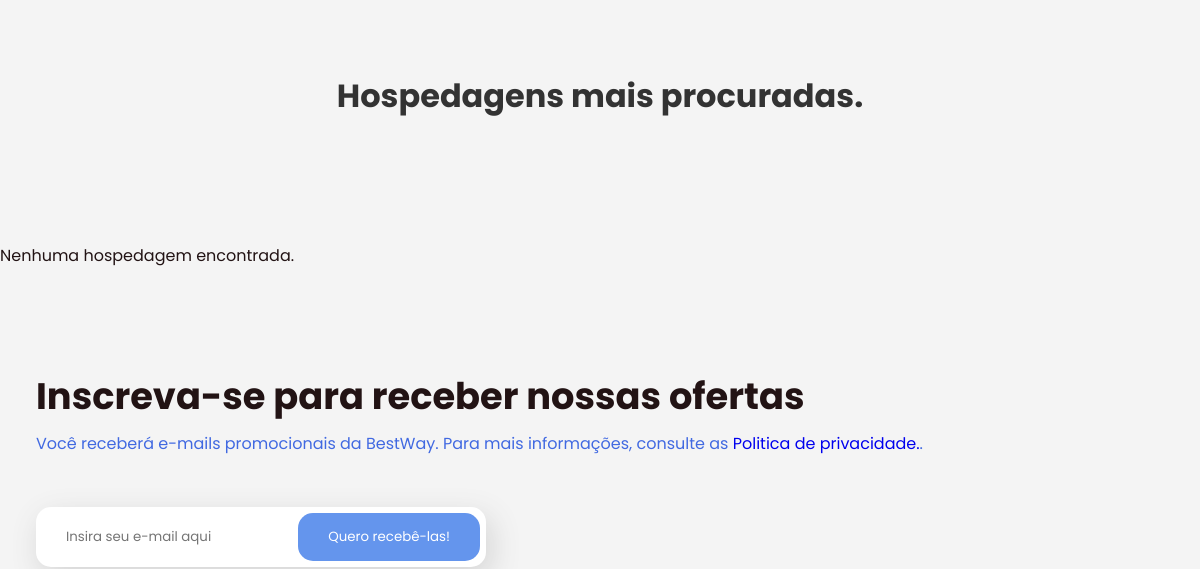
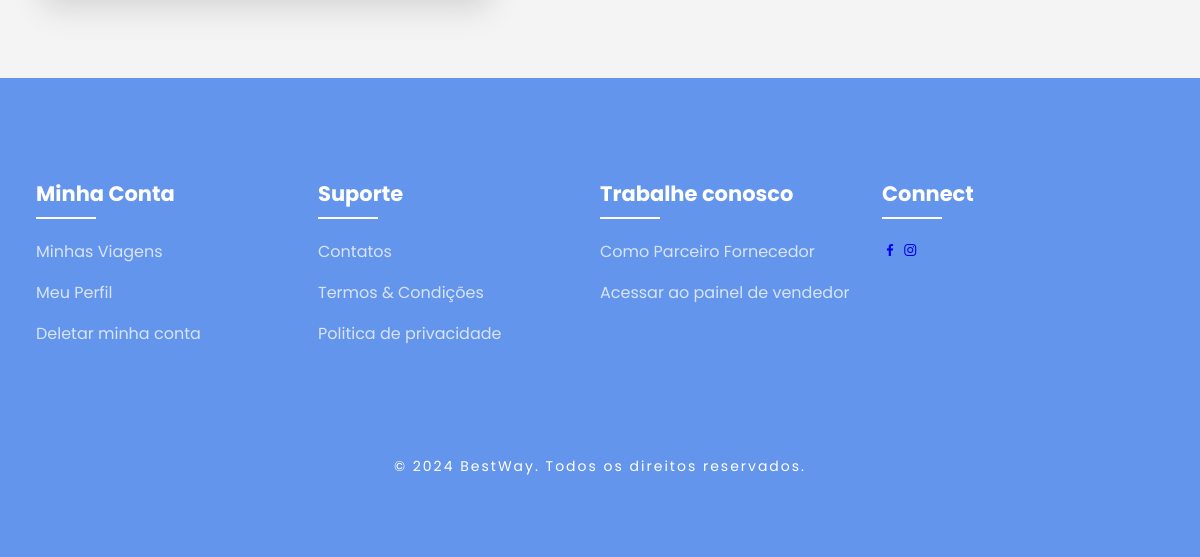
Page /public/hotels/listar_hospedagem.php?tipo_hospedagem=apartamento (lower part) on the earlier database version (2 pictures, top to bottom).
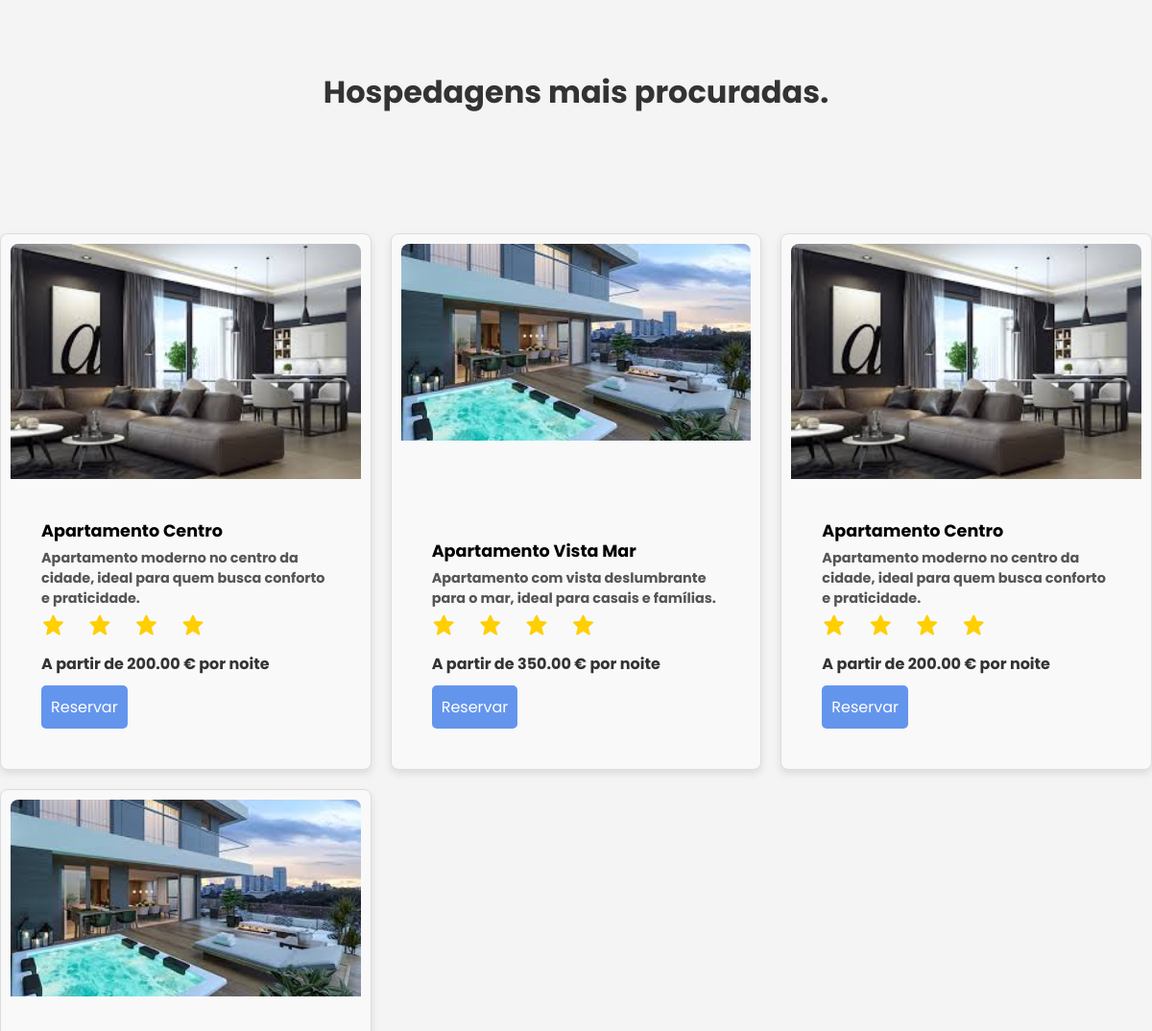
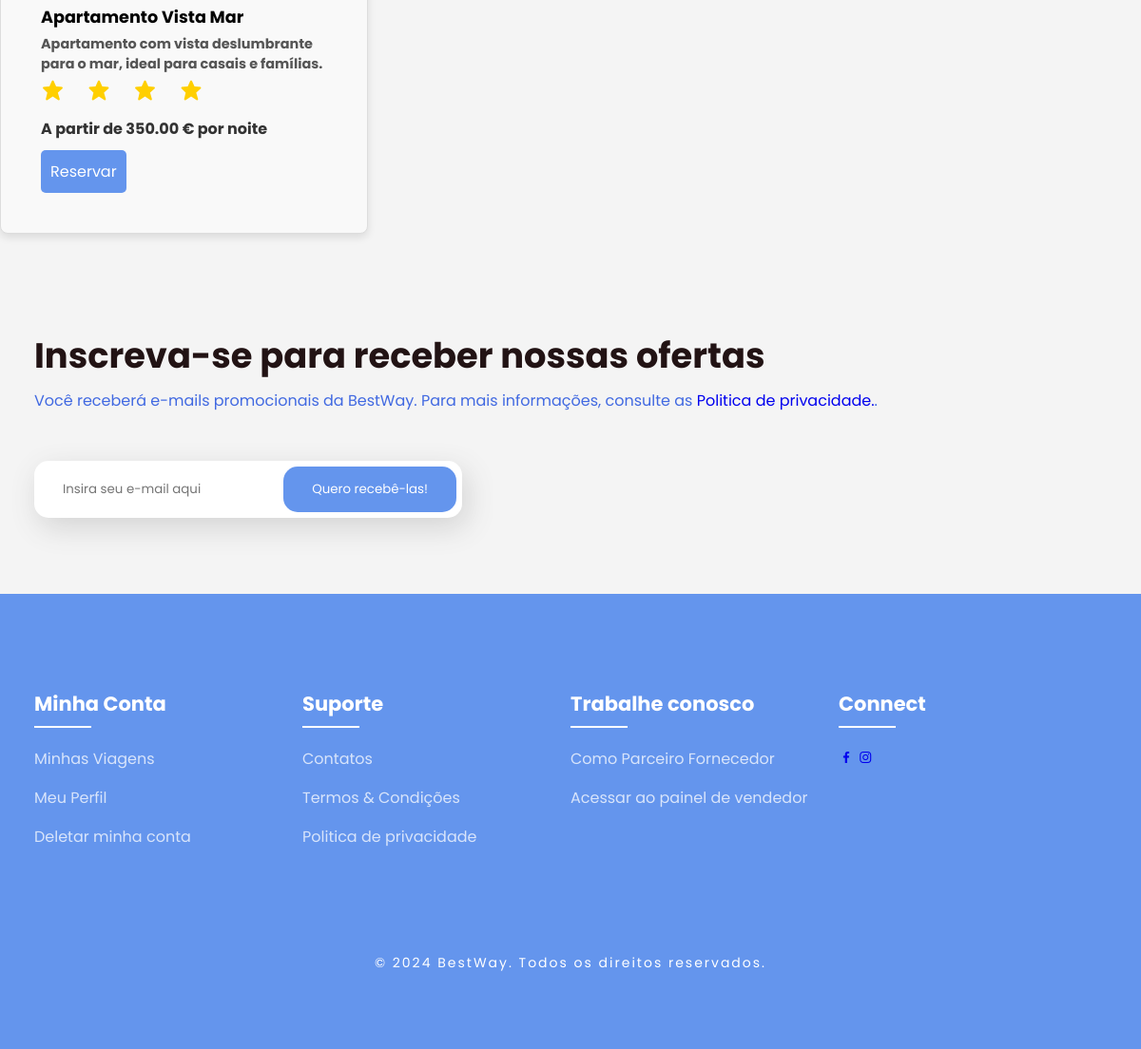
Same page on the later database version (2 pictures, top to bottom).
### tables this page shows
CREATE TABLE `t_hospedagem` (
  `id` int(11) NOT NULL,
  `id_user` int(11) DEFAULT NULL,
  `nome` varchar(255) NOT NULL,
  `descricao` text DEFAULT NULL,
  `n_quartos` int(11) DEFAULT NULL,
  `preco_diaria` decimal(10,2) NOT NULL,
  `localizacao` varchar(255) DEFAULT NULL,
  `classificacao` int(11) DEFAULT NULL,
  `horario_checkin` time DEFAULT NULL,
  `horario_checkout` time DEFAULT NULL,
  `tipo_hospedagem` enum('hotel','apartamento','hostel','castelo','cabana','resort') DEFAULT NULL,
  `data_criacao` timestamp NOT NULL DEFAULT current_timestamp(),
  `data_atualizacao` timestamp NOT NULL DEFAULT current_timestamp() ON UPDATE current_timestamp(),
  `foto1` varchar(255) DEFAULT NULL,
  `foto2` varchar(255) DEFAULT NULL,
  `foto3` varchar(255) DEFAULT NULL,
  `data_inicio` date DEFAULT NULL,
  `data_fim` date DEFAULT NULL
);

### public/hotels/listar_hospedagem.php (the view, shortened to what this page needs)
<?php
include '../../config/liga_bd.php';
?>
<!DOCTYPE html>
<html lang="pt-BR">
<head>
    <link rel="stylesheet" type="text/css" href="../../assets/css/style.css">
    <link rel="stylesheet" href="https://unpkg.com/boxicons@latest/css/boxicons.min.css">
</head>
<body>
    <section class="container">
        <div class="text">
            <center>
                <h2>Hospedagens mais procuradas.</h2>
            </center>
        </div>
    </section>
    <div class="hospedagens-grid">
        <?php
        if (isset($_GET['tipo_hospedagem'])) {
            $tipo_hospedagem = mysqli_real_escape_string($ligacao, $_GET['tipo_hospedagem']);
            $sql = "SELECT * FROM t_hospedagem WHERE tipo_hospedagem = '$tipo_hospedagem'";
        } else {
            $sql = "SELECT * FROM t_hospedagem";
        }
        $resultado = mysqli_query($ligacao, $sql) or die(mysqli_error($ligacao));
        if (mysqli_num_rows($resultado) > 0) {
            while ($linha = mysqli_fetch_array($resultado)) {
                $sql_user = "SELECT nick, email FROM t_user WHERE id = " . $linha['id_user'];
                $res_user = mysqli_query($ligacao, $sql_user) or die(mysqli_error($ligacao));
                $linha_user = mysqli_fetch_assoc($res_user);
                if ($linha_user) {
                    echo '<div class="box">';
                    echo '    <div class="thum">';
                    echo "        <img src='../../public/hotels/imagens/" . htmlspecialchars($linha['foto1']) . "' alt='Foto da hospedagem'>";
                    echo '    </div>';
                    echo '    <div class="dest-content">';
                    echo '        <div class="location">';
                    echo "            <h3>" . htmlspecialchars($linha['nome']) . "</h3>";
                    echo "            <h5>" . htmlspecialchars($linha['descricao']) . "</h5>";
                    echo '        </div>';
                    echo '        <div class="stars">';
                    echo '            <a href="#"><i class="bx bxs-star"></i></a>';
                    echo '            <a href="#"><i class="bx bxs-star"></i></a>';
                    echo '            <a href="#"><i class="bx bxs-star"></i></a>';
                    echo '            <a href="#"><i class="bx bxs-star"></i></a>';
                    echo "            <h4>A partir de " . htmlspecialchars($linha['preco_diaria']) . " € por noite</h4>";
                    echo '        </div>';
                    echo '        <div class="btn-container">';
                    echo '            <form action="detalhes_hospedagem.php" method="post">';
                    echo '                <input type="submit" value="Reservar" class="btn-ver-comentarios">';
                    echo '            </form>';
                    echo '        </div>';
                    echo '    </div>';
                    echo '</div>';
                } else {
                    echo "<div class='box'><p>Erro ao buscar dados do utilizador com ID: " . htmlspecialchars($linha['id_user']) . "</p></div>";
                }
            }
        } else {
            echo "<p>Nenhuma hospedagem encontrada.</p>";
        }
        ?>
    </div>
    <section class="newsletter">
        <div class="news-text">
            <h2>Inscreva-se para receber nossas ofertas</h2>
            <p>
                Você receberá e-mails promocionais da BestWay. Para mais informações, consulte as <a href="#">Politica
                    de privacidade.</a>.</p>
        </div>
        <div class="send">
            <form>
                <input type="email" placeholder="Insira seu e-mail aqui" required>
                <input type="submit" value="Quero recebê-las!">
            </form>
        </div>
    </section>
    <section id="contact">
        <div class="footer">
            <div class="main">
                <div class="list">
                    <h4> Minha Conta</h4>
                    <ul>
                        <li><a href="#">Minhas Viagens</a></li>
                        <li><a href="public/perfil.php">Meu Perfil</a></li>
                        <li><a href="#">Deletar minha conta</a></li>
                    </ul>
                </div>
                <div class="list">
                    <h4>Suporte</h4>
                    <ul>
                        <li><a href="#">Contatos</a></li>
                        <li><a href="#">Termos & Condições</a></li>
                        <li><a href="#">Politica de privacidade</a></li>
                    </ul>
                </div>
                <div class="list">
                    <h4>Trabalhe conosco</h4>
                    <ul>
                        <li><a href="public/vendedor/registro_vendedor.php">Como Parceiro Fornecedor</a></li>
                        <li><a href="public/vendedor/admin.php">Acessar ao painel de vendedor</a></li>
                    </ul>
                </div>
                <div class="list">
                    <h4>Connect</h4>
                    <div class="social">
                        <a href="#"><i class='bx bxl-facebook'></i></a>
                        <a href="#"><i class='bx bxl-instagram'></i></a>
                    </div>
                </div>
            </div>
        </div>
        <div class="end-text">
            <p>© 2024 BestWay. Todos os direitos reservados.</p>
        </div>
    </section>
</body>
</html>

### assets/css/style.css (style rules this page uses)
* { padding: 0; margin: 0; box-sizing: border-box; font-family: "Poppins", sans-serif; text-decoration: none; list-style: none; scroll-behavior: smooth; }
:root { --bg-color: #fff; --text-color: #221314; --second-color: #4169e1; --main-color: #6495ed; --big-font: 6rem; --h2-font: 3rem; --p-font: 1.1rem; }
body { background: var(--bg-color); color: var(--text-color); }
section { padding: 80px 18%; }
.text h2 { font-size: var(--h2-font); line-height: 1.1; }
.box { background-color: rgb(255, 255, 255); border: 1px solid #ffffff; border-radius: 8px; box-shadow: 0 4px 8px rgba(0, 0, 0, 0.1); transition: transform 0.2s ease-in-out; }
.thum img { width: 100%; border-top-left-radius: 8px; border-top-right-radius: 8px; height: 200px; object-fit: cover; }
.dest-content { padding: 2rem; }
.dest-content h3 { font-size: 1.1rem; color: rgb(0, 0, 0); margin-bottom: 1.0rem; margin-left: 0.2rem; margin-right: 0.2rem; }
.dest-content h5 { font-size: 0.9rem; margin-bottom: 1rem; color: #333; }
.stars i { color: #ffd700; margin-right: 1.2rem; font-size: 5px; }
.stars h4 { font-size: 1rem; color: #000000; }
body { font-family: Arial, sans-serif; margin: 0; padding: 0; background-color: #f4f4f4; }
.text h2 { text-align: center; margin-bottom: 30px; font-size: 2rem; color: #333; }
.thum { position: relative; transition: all 0.3s cubic-bezier(0.445, 0.05, 0.55, 0.95); will-change: filter; cursor: pointer; color: black; }
.thum img { width: 100%; height: auto; }
.dest-content { display: flex; flex-wrap: wrap; align-items: center; justify-content: space-between; padding-top: 24px; color: black; }
.stars i { color: #ffd700; font-size: 25px; }
.newsletter { display: flex; flex-wrap: wrap; align-items: center; justify-content: space-between; grid-gap: 3rem; }
.news-text h2 { font-size: var(--h2-font); margin-bottom: 5px; }
.news-text p { font-size: var(--p-font); color: var(--second-color); line-height: 30px; }
.newsletter form { max-width: 100%; width: 450px; position: relative; }
.newsletter form input:first-child { display: inline-block; width: 100%; padding: 20px 150px 20px 30px; box-shadow: 5px 10px 30px rgb(85 85 85 / 20%); outline: none; border: none; border-radius: 15px; }
.newsletter form input:last-child { display: inline-block; position: absolute; outline: none; border: none; padding: 14px 30px; border-radius: 15px; background: 15px; background: var(--main-color); color: var(--bg-color); top: 6px; right: 6px; cursor: pointer; }
#contact { background: var(--main-color); }
.main { display: flex; flex-wrap: wrap; }
.footer { padding: 20px 0; }
.list { width: 25%; }
.list h4 { font-size: 21px; color: var(--bg-color); margin-bottom: 30px; position: relative; }
.list h4::before { content: ""; position: absolute; height: 2px; width: 60px; left: 0; bottom: -10px; background: var(--bg-color); }
.list ul li:not(:last-child) { margin-bottom: 16px; }
.list ul li a { color: #ffffffbf; font-size: var(--p-font); display: block; transition: 0.3s; }
.end-text { text-align: center; padding-top: 90px; }
.end-text p { color: var(--bg-color); font-size: 14px; letter-spacing: 2px; }
@media (max-width: 1400px) { section { padding: 80px 3%; transition: 0.2s; } }
@media (max-width: 1400px) { :root { --big-font: 4.5rem; --h2-font: 2.3rem; --p-font: 1rem; transition: 0.2s; } }

### public/hotels/listar_hospedagem.php (style rules this page uses)
body { font-family: Arial, sans-serif; }
.hospedagens-grid { display: grid; grid-template-columns: repeat(3, 1fr); gap: 20px; margin: 20px 0; }
.box { border: 1px solid #ddd; padding: 10px; background-color: #f9f9f9; display: flex; flex-direction: column; justify-content: space-between; }
.thum img { width: 100%; height: auto; object-fit: cover; }
.dest-content { margin-top: 10px; }
.location h3 { color: black; margin: 0; }
.location h5 { margin: 5px 0; color: #555; }
.stars h4 { color: #333; margin: 10px 0 0; }
.stars i { color: #ffcf00; }
.btn-container { margin-top: 10px; display: flex; gap: 10px; }
.btn-container form, .btn-container button { width: 100%; }
.btn-comprar, .btn-ver-comentarios { display: inline-block; width: 100%; padding: 10px; border-radius: 5px; border: none; cursor: pointer; font-size: 16px; transition: background-color 0.3s ease; text-align: center; }
.btn-ver-comentarios { background-color: #6495ed; color: white; }

Differences in the rows shown:
added t_hospedagem: foto1 (picture), nome "Apartamento Centro", descricao "Apartamento moderno no centro da cidade, ideal para quem busca conforto e praticidade.", preco_diaria "200.00"
added t_hospedagem: foto1 (picture), nome "Apartamento Vista Mar", descricao "Apartamento com vista deslumbrante para o mar, ideal para casais e famílias.", preco_diaria "350.00"
added t_hospedagem: foto1 (picture), nome "Apartamento Centro", descricao "Apartamento moderno no centro da cidade, ideal para quem busca conforto e praticidade.", preco_diaria "200.00"
added t_hospedagem: foto1 (picture), nome "Apartamento Vista Mar", descricao "Apartamento com vista deslumbrante para o mar, ideal para casais e famílias.", preco_diaria "350.00"
Other differences:
text no longer shown: "Nenhuma hospedagem encontrada."
